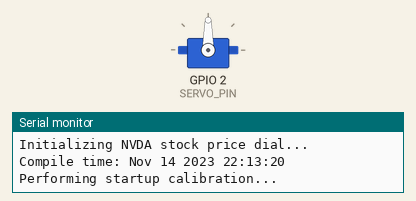
Recording of a program running on a simulated ESP8266 (NodeMCU). Parts: servo, the last lines printed to the serial monitor. WiFi joins after 1.5 s; servers stay silent unless stated; uploads are accepted with an empty reply.

Above: at 0.01 s.
At 2.2 s:
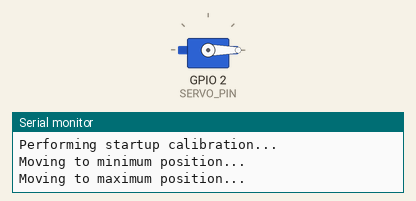
Timing chart, 0 to 5.6 s (numbered marks = the images above):
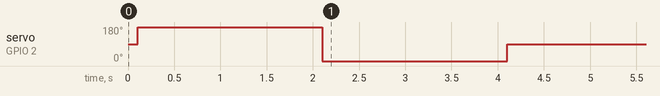

The program:

main.cpp
```cpp
#include <Arduino.h>
#include <Servo.h>
#include <ESP8266WiFi.h>
#include <ESP8266HTTPClient.h>
#include <WiFiClientSecure.h>
#include <ArduinoJson.h>
#include <ESP8266WebServer.h>
#include <Ticker.h>
#include "config.h"

// System state tracking
struct SystemState {
  float lastPrice = 0;
  unsigned long lastSuccessfulUpdate = 0;
  unsigned long bootTime = 0;
  unsigned long failedRequests = 0;
  unsigned long successfulRequests = 0;
  char lastError[100] = "";
  bool servoAttached = false;
} state;

Servo stockDial;
Ticker watchdogTicker;

// Watchdog reset function
void resetWatchdog() {
  ESP.wdtFeed();
}

// Safe servo operations
void attachServoSafely() {
  if (!state.servoAttached) {
    stockDial.attach(SERVO_PIN, PULSE_WIDTH_MIN, PULSE_WIDTH_MAX);
    state.servoAttached = true;
    delay(100); // Give servo time to power up
  }
}

void detachServoSafely() {
  if (state.servoAttached) {
    stockDial.detach();
    state.servoAttached = false;
    delay(100); // Give servo time to settle
  }
}


// Map stock price to pulse width with boundary checking
int priceToPulse(float price) {
  float constrainedPrice = constrain(price, PRICE_MIN, PRICE_MAX);
  return map(
    constrainedPrice * 100,
    PRICE_MIN * 100,
    PRICE_MAX * 100,
    PULSE_WIDTH_MAX,
    PULSE_WIDTH_MIN
  );
}

float clampPrice(float price) {
  // Keep a very wide validation range just to catch obviously invalid prices
  if (price < 0 || price > 1000000) {
    return -1;  // Return -1 for obviously invalid prices
  }

  // Clamp price to our min/max range
  if (price < PRICE_MIN) {
    Serial.printf("Price $%.2f below range, clamping to $%.2f\n", price, PRICE_MIN);
    return PRICE_MIN;
  }
  if (price > PRICE_MAX) {
    Serial.printf("Price $%.2f above range, clamping to $%.2f\n", price, PRICE_MAX);
    return PRICE_MAX;
  }
  return price;
}

void moveToPrice(float price) {
  float clampedPrice = clampPrice(price);
  if (clampedPrice < 0) {
    snprintf(state.lastError, sizeof(state.lastError), "Invalid price: %.2f", price);
    Serial.println(state.lastError);
    return;
  }

  if (abs(clampedPrice - state.lastPrice) < 0.1) {
    return;
  }

  int targetPulse = priceToPulse(clampedPrice);
  Serial.printf("Original price: $%.2f, Clamped price: $%.2f -> Pulse: %d\n",
                price, clampedPrice, targetPulse);

  attachServoSafely();

  // Smooth movement
  int currentPulse = stockDial.readMicroseconds();
  int steps = abs(targetPulse - currentPulse) / 10;

  for (int i = 0; i <= steps; i++) {
    int pulse = map(i, 0, steps, currentPulse, targetPulse);
    stockDial.writeMicroseconds(pulse);
    delay(50);
    resetWatchdog();
  }

  stockDial.writeMicroseconds(targetPulse);
  delay(HOLD_TIME);
  detachServoSafely();

  state.lastPrice = price;
}

float getStockPrice() {
  WiFiClientSecure client;
  client.setInsecure();
  HTTPClient http;

  char url[200];
  snprintf(url, sizeof(url), API_ENDPOINT, STOCK_TICKER, ALPHAVANTAGE_API_KEY);

  Serial.println("Starting HTTPS request...");

  http.begin(client, url);
  http.setTimeout(20000);  // 20 second timeout
  http.addHeader("User-Agent", "ESP8266StockDial/1.0");
  http.addHeader("Accept", "application/json");

  resetWatchdog();
  int httpCode = http.GET();

  if (httpCode == HTTP_CODE_OK) {
    String payload = http.getString();

    StaticJsonDocument<1024> doc;
    DeserializationError error = deserializeJson(doc, payload);

    if (!error) {
      const char* priceStr = doc["Global Quote"]["05. price"];
      if (priceStr) {
        float price = atof(priceStr);
        if (price > 0) {  // Basic sanity check
          state.successfulRequests++;
          state.lastSuccessfulUpdate = millis();
          http.end();
          return price;  // Return raw price, let moveToPrice handle clamping
        } else {
          snprintf(state.lastError, sizeof(state.lastError), "Invalid price: %.2f", price);
        }
      } else {
        snprintf(state.lastError, sizeof(state.lastError), "No price in response");
      }
    } else {
      snprintf(state.lastError, sizeof(state.lastError), "JSON parse error: %s", error.c_str());
    }
  } else {
    snprintf(state.lastError, sizeof(state.lastError), "HTTP error: %d", httpCode);
  }

  state.failedRequests++;
  http.end();
  return -1;
}

bool connectToWiFi() {
  if (WiFi.status() == WL_CONNECTED) return true;

  Serial.printf("Connecting to WiFi %s", WIFI_SSID);
  WiFi.mode(WIFI_STA);
  WiFi.begin(WIFI_SSID, WIFI_PASSWORD);

  int attempts = 0;
  while (WiFi.status() != WL_CONNECTED && attempts < 20) {
    delay(500);
    Serial.print(".");
    attempts++;
    resetWatchdog();
  }

  if (WiFi.status() == WL_CONNECTED) {
    Serial.println("\nWiFi connected!");
    Serial.printf("IP address: %s\n", WiFi.localIP().toString().c_str());
    return true;
  } else {
    Serial.println("\nWiFi connection failed!");
    return false;
  }
}

void performStartupCalibration() {
  Serial.println("Performing startup calibration...");

  attachServoSafely();

  // Move to minimum position
  Serial.println("Moving to minimum position...");
  stockDial.writeMicroseconds(PULSE_WIDTH_MAX);  // Remember: MAX pulse = MIN price position
  delay(2000);

  // Move to maximum position
  Serial.println("Moving to maximum position...");
  stockDial.writeMicroseconds(PULSE_WIDTH_MIN);  // MIN pulse = MAX price position
  delay(2000);

  // Return to center
  Serial.println("Moving to center position...");
  stockDial.writeMicroseconds((PULSE_WIDTH_MAX + PULSE_WIDTH_MIN) / 2);
  delay(1000);

  detachServoSafely();
  Serial.println("Calibration complete");
}

void setup() {
  Serial.begin(115200);

  // Enable watchdog
  ESP.wdtEnable(WDTO_8S);
  watchdogTicker.attach(1, resetWatchdog);

  state.bootTime = millis();

  Serial.printf("\nInitializing %s stock price dial...\n", STOCK_TICKER);
  Serial.printf("Compile time: %s %s\n", __DATE__, __TIME__);

  // Perform calibration before WiFi connection
  performStartupCalibration();

  if (connectToWiFi()) {
    float price = getStockPrice();
    if (price > 0) {
      moveToPrice(price);
    }
  }
}

void loop() {
  static const unsigned long WIFI_CHECK_INTERVAL = 60000;  // Check WiFi every minute
  static unsigned long lastWiFiCheck = 0;
  static unsigned long lastMemoryReport = 0;
  unsigned long currentTime = millis();

  // Check WiFi status every minute
  if (currentTime - lastWiFiCheck >= WIFI_CHECK_INTERVAL) {
    lastWiFiCheck = currentTime;

    if (!connectToWiFi()) {
      return;  // Skip this iteration if WiFi connection failed
    }

    // Print memory report every hour
    if (currentTime - lastMemoryReport > 3600000) {
      Serial.printf("Free heap: %d bytes\n", ESP.getFreeHeap());
      Serial.printf("Uptime: %lu minutes\n", currentTime / 60000);
      Serial.printf("Success/Fail ratio: %lu/%lu\n",
                   state.successfulRequests,
                   state.failedRequests);
      lastMemoryReport = currentTime;
    }

    // Check if it's time for a price update
    if (currentTime - state.lastSuccessfulUpdate >= UPDATE_INTERVAL) {
      float price = getStockPrice();
      if (price > 0) {
        moveToPrice(price);
      } else {
        Serial.printf("Request failed: %s\n", state.lastError);
      }
    }
  }

  delay(1000);  // Short delay to prevent tight looping
}
```

env.template.h
```cpp
#ifndef ENV_TEMPLATE_H
#define ENV_TEMPLATE_H

// Copy this file to env.h and fill in your values
// Do not commit env.h to git

// WiFi credentials
#define WIFI_SSID "your_ssid"
#define WIFI_PASSWORD "your_password"

// API Keys
#define ALPHAVANTAGE_API_KEY "your_api_key"

#endif
```

config.cpp
```cpp
#include "config.h"

// Stock Configuration
const char* STOCK_TICKER = "NVDA";
const float PRICE_MIN = 125.0;
const float PRICE_MAX = 145.0;

// Servo Configuration
const int SERVO_PIN = 2;
const int PULSE_WIDTH_MIN = 450;   // For highest price
const int PULSE_WIDTH_MAX = 2400;  // For lowest price
const int MOVE_DELAY = 30;         // Delay between movements
const int HOLD_TIME = 1500;        // Time to hold position

// Network Configuration
const int UPDATE_INTERVAL = 4800000;  // 80 minutes (4800000 ms)
                                     // Results in 18 calls per day, leaving buffer for retries
const char* API_ENDPOINT = "https://www.alphavantage.co/query?function=GLOBAL_QUOTE&symbol=%s&apikey=%s";

// Error Handling
const int MAX_RETRY_ATTEMPTS = 2;     // Reduced from 3 to conserve API calls
const int RETRY_DELAY = 10000;        // Delay between retries (10 seconds)
```

config.h
```cpp
#ifndef CONFIG_H
#define CONFIG_H

#include "env.h"

// Stock Configuration
extern const char* STOCK_TICKER;
extern const float PRICE_MIN;
extern const float PRICE_MAX;

// Servo Configuration
extern const int SERVO_PIN;
extern const int PULSE_WIDTH_MIN;
extern const int PULSE_WIDTH_MAX;
extern const int MOVE_DELAY;
extern const int HOLD_TIME;

// Network Configuration
extern const int UPDATE_INTERVAL;  // Time between price checks in milliseconds
extern const char* API_ENDPOINT;

#endif
```
